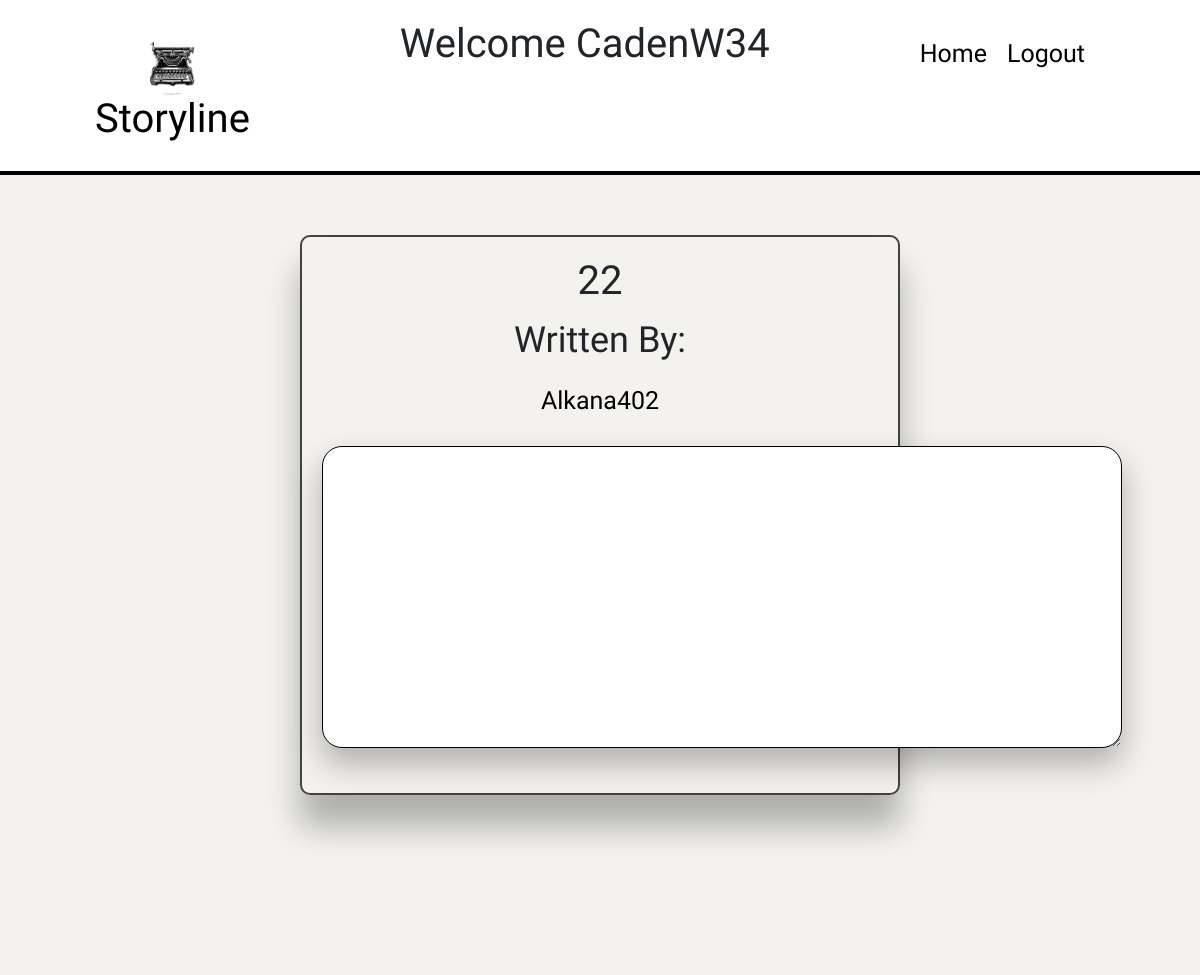
The app's page /story/11 (signed in) with its own data.
### storylineapp/models.py (models this page shows)
class User(models.Model):
    first_name = models.CharField(max_length=255)
    last_name = models.CharField(max_length=255)
    username = models.CharField(max_length=255)
    email_address = models.CharField(max_length=255)
    password = models.CharField(max_length=255)
    created_at = models.DateTimeField(auto_now_add=True)
    updated_at = models.DateTimeField(auto_now=True)
    objects = UserManager()

class Story(models.Model):
    ACTION = 'action'
    COMEDY = 'comedy'
    SCIFI = 'sci-fi/fantasy'
    THRILLER = "thriller"
    HORROR = 'horror'
    DRAMA = 'drama'
    ROMANCE = 'romance'
    CHOICES = (
        (ACTION, 'action'),
        (COMEDY, 'comedy'),
        (SCIFI, "sci-fi/fantasy"),
        (THRILLER, 'mystery/thriller'),
        (HORROR, "horror"),
        (DRAMA, 'drama'),
        (ROMANCE, 'romance')
    )
    title = models.CharField(max_length=255)
    genre = models.CharField(max_length=255, choices=CHOICES, default=None)
    content = models.TextField(max_length=100000)
    writer_of_the_story = models.ForeignKey(User, related_name="author_of_the_story", on_delete=models.CASCADE)
    users_who_like = models.ManyToManyField(User, related_name='liked_stories')
    created_at = models.DateTimeField(auto_now_add=True)
    updated_at = models.DateTimeField(auto_now=True)
    objects = StoryManager()

### storylineapp/views.py (the view)
# urls.py: path('story/<int:id>', views.read_one_story),
def read_one_story(request, id):
    if 'user_id' not in request.session:
        messages.error(request, "You need to log in")
        return redirect('/')
    user = User.objects.get(id=request.session['user_id'])
    story = Story.objects.get(id=id)
    context = {
        'story': story,
        'user': user
    }
    return render(request, "single_story.html", context)

### storylineapp/templates/single_story.html (shortened to what this page needs)
<!DOCTYPE html>
<html lang="en">
<head>
    <link rel="stylesheet" href="https://cdn.jsdelivr.net/npm/bootstrap@4.6.0/dist/css/bootstrap.min.css">
    {% load static %}
    <link rel="stylesheet" href="{% static 'css/style.css' %}">
    {%load thumbnail%}
</head>
<body>
    <header>
        <h1 class="storyline-header">
            <a href="/dashboard"><img class="logo" src="{% static 'images/typewriter.jpg' %}"/>
            </a>
            Storyline</h1>
            <h1>Welcome {{user.username}}</h1>
        <ul>
            <li><a href="/dashboard">Home</a></li>
            <li><a href="/logout">Logout</a></li>
        </ul>
    </header>
    <section class="dashboard">
        <div class="story">
            <div class="story-blocks">
                <h1>{{story.title}}</h1>
                <p>Written By: <a href="/profile/{{story.writer_of_the_story.id}}">{{story.writer_of_the_story.username}}</a></p>
                <textarea rows="8" cols="50">
                    {{story.content}}
                </textarea>
            </div>
        </div>
    </section>
</body>
</html>

### storylineapp/static/css/style.css (style rules this page uses)
* { margin: 0px; padding: 0px; }
html, body { height: 100%; }
h1 { font-family: 'Architects Daughter', cursive; }
.dashboard { background-color: #f3f2ef; width: 100%; min-height: 100vh; }
.logo { width: 60px; height: 60px; border-radius: 60px; }
.storyline-header { color: black; }
header { display: flex; justify-content: space-around; padding: 20px; background-color: #ffff; border-bottom: 4px solid black; }
ul { display: flex; justify-content: space-around; list-style: none; }
li { font-size: 26px; color: grey; margin-right: 20px; font-family: 'Birthstone', cursive; font-family: 'Ephesis', cursive; font-family: 'Lobster', cursive; }
a { display: block; text-align: center; color: black; text-decoration: none; margin-top: 15px; font-size: 25px; font-family: 'Architects Daughter', cursive; }
textarea { align-items: center; width: 800px; font-family: 'Architects Daughter', cursive; font-size: 25px; margin: 10px auto; background-color: white; border: 1px solid black; border-radius: 20px; box-shadow: 0 1rem 2rem rgba(8, 7, 7, 0.287); }
.story { display: flex; justify-content: center; }
.story-blocks { padding: 20px; width: 50%; text-align: center; border-radius: 10px; border: 2px solid rgb(71, 64, 64); box-shadow: 0 2rem 2rem rgba(8, 10, 9, 0.287); font-family: 'Architects Daughter', cursive; font-size: 36px; margin-top: 60px; }

### records on screen
User: username "CadenW34"
Story: title "22", writer_of_the_story.username "Alkana402"
